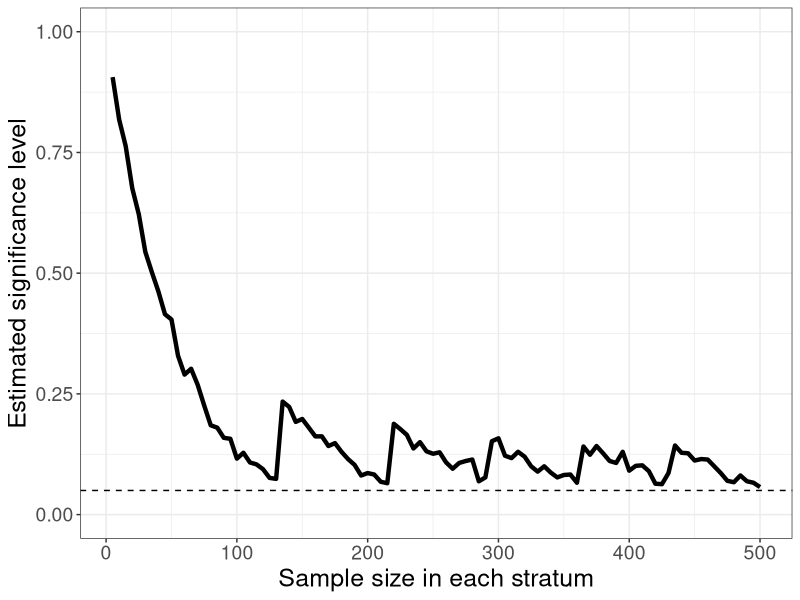

Source code (R):
#replicate stratified T-test significance simulations for UI-TSM paper in R
library(tidyverse)

run_stratified_t_test <- function(population, strata, n, mu_0 = 0){
  strata_names <- unique(strata)
  strata_sizes <- as.numeric(table(strata))
  K <- length(strata_names)
  a <- prop.table(table(strata))
  strata_sample_means <- rep(NA, K)
  strata_sample_vars <- rep(NA, K)
  for(k in 1:K){
    stratum_samples <- sample(population[strata == strata_names[k]], size = n[k], replace = TRUE)
    strata_sample_means[k] <- mean(stratum_samples)
    strata_sample_vars[k] <- var(stratum_samples)
  }
  mean_estimate <- sum(a * strata_sample_means)
  std_error <- sqrt(sum(a^2 * strata_sample_vars / n))
  #deals with edge cases where we get 0/0, which returns NaN. 
  #the nature of the null is such that we should treat this as a p value of 1:
  #intuitively the conclusion would be that the mean is equal to the null mean with complete certainty.
  if(mean_estimate == mu_0 & std_error == 0){
    p_value <- 1
  } else{
    p_value <- 1 - pt(q = (mean_estimate - mu_0) / std_error, df = min(n))
  }
  p_value
}

num_sims <- 1000
alpha <- 0.05
p <- 0.99
mu <- 0.5050505
sigma <- 0.001
#n_grid <- unique(round(exp(seq(log(5), log(200), length.out = 40))))
n_grid <- round(seq(5, 500, length.out = 100))
levels <- rep(0, length(n_grid))
pop <- c(c(0, rep(mu, 99)), c(0, rep(mu, 99)))
strata <- c(rep(1, 100), rep(2, 100))

for(i in 1:length(n_grid)){
  n <- n_grid[i]
  p_vals <- replicate(num_sims, run_stratified_t_test(pop, strata, n = rep(n, 2), mu_0 = 0.5))
  levels[i] <- mean(p_vals < alpha)
}

sim_data <- data.frame(n = n_grid, t_test_level = levels)

ggplot(sim_data, aes(x = n, y = t_test_level)) +
  geom_line(size = 1.5) +
  geom_hline(yintercept = 0.05, linetype = 'dashed') +
  theme_bw() +
  theme(
    text = element_text(size = 18), 
    axis.text = element_text(size = 14),
    legend.key.width = unit(2, "cm"),
    legend.text = element_text(size = 14)) +
  ylim(0,1) +
  ylab("Estimated significance level") +
  xlab("Sample size in each stratum")


#T-scores with varying numbers of zeros
#125 samples 1 zero
sam_125 <- c(c(rep(mu, 124), 0), rep(mu, 125))
sam_135 <- c(c(rep(mu, 134), 0), rep(mu, 135))
SE_125 <- 1/2 * sqrt((var(sam_125[1:125]) + var(sam_125[126:250])) / 125)
SE_135 <- 1/2 * sqrt((var(sam_135[1:135]) + var(sam_135[136:270])) / 135)
T_125 <- (mean(sam_125) - 0.5) / SE_125
T_135 <- (mean(sam_135) - 0.5) / SE_135
P_125 <- 1 - pt(T_125, df = 125 - 1)
P_135 <- 1 - pt(T_135, df = 135 - 1)


#is this also the case when the sampling is unstratified?
sam_250 <- c(rep(mu, 249), 0)
sam_270 <- c(rep(mu, 269), 0)
SE_250 <- sd(sam_250) / sqrt(250)
SE_270 <- sd(sam_270) / sqrt(270)
T_250 <- (mean(sam_250) - 0.5) / SE_250
T_270 <- (mean(sam_270) - 0.5) / SE_270
P_250 <- 1 - pt(T_250, df = 250 - 1)
P_270 <- 1 - pt(T_270, df = 270 - 1)









